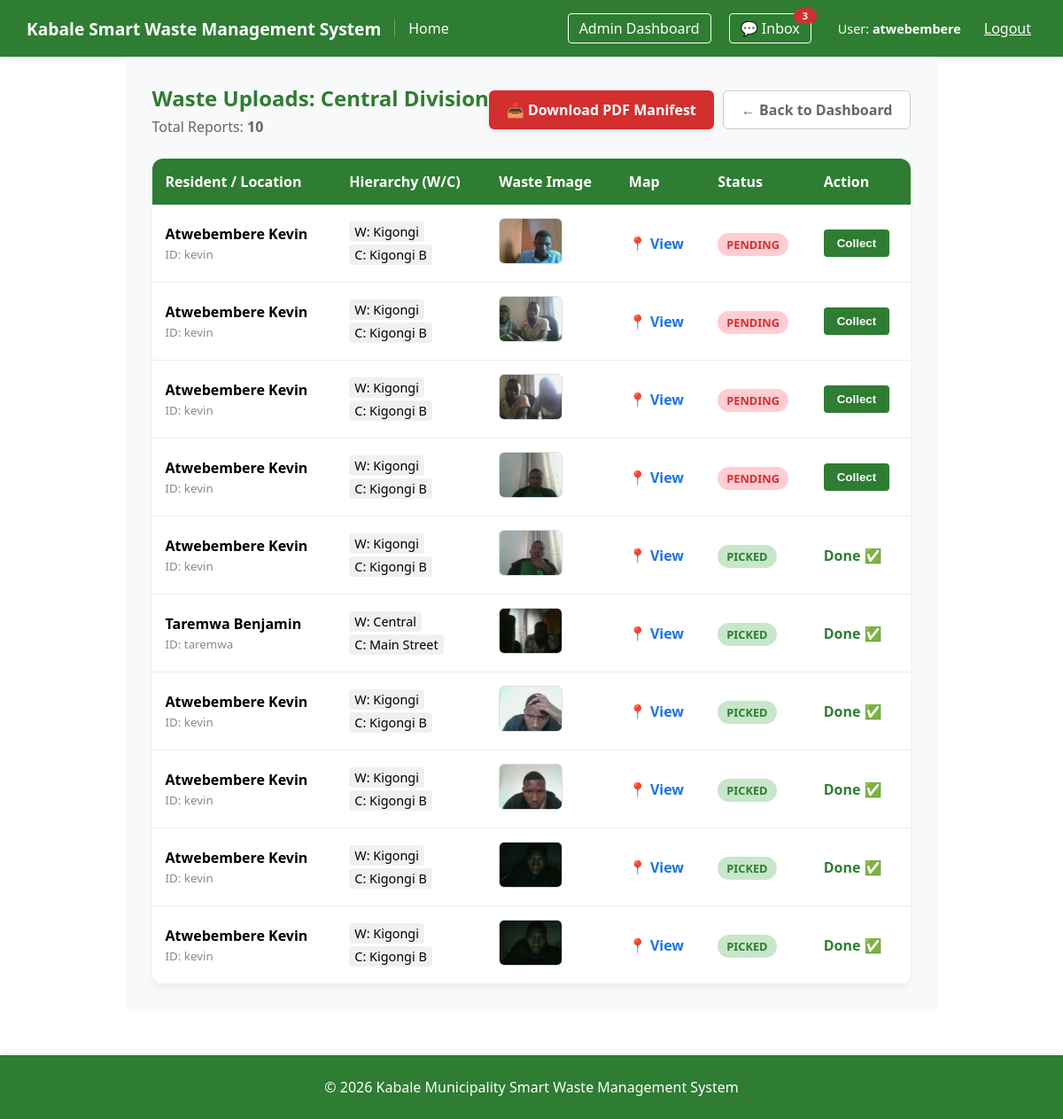
Before: /users/division/Central Division/uploads/ (signed in) with the older database file.
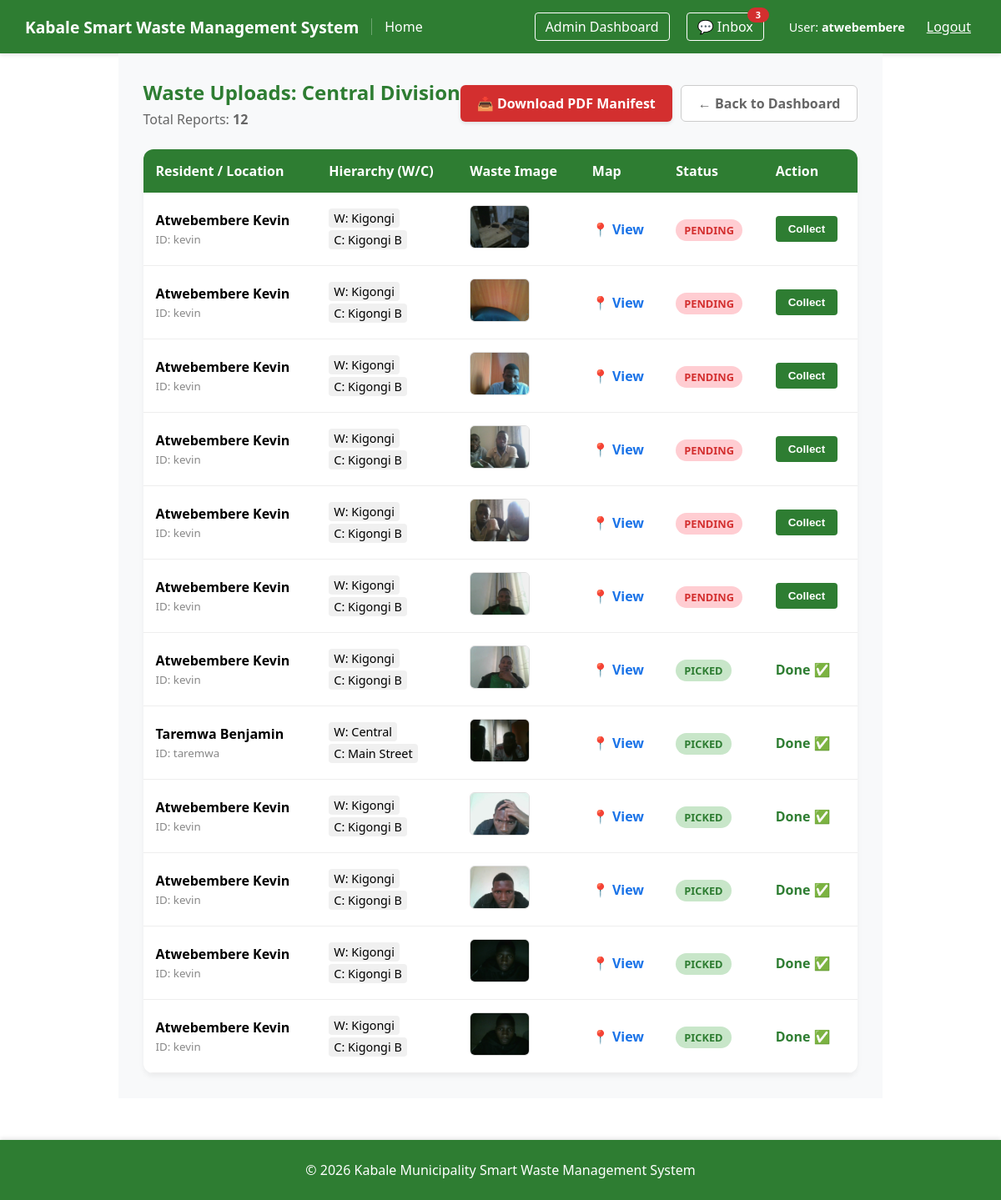
After: the same page with the newer database file.
### users/models.py (models this page shows, shortened)
class User(AbstractUser):
    full_name = models.CharField(max_length=255, null=True, blank=True)
    DIVISION_CHOICES = [
        ('Central Division', 'Central Division'),
        ('Northern Division', 'Northern Division'),
        ('Southern Division', 'Southern Division'),
    ]
    division = models.CharField(
        max_length=50,
        choices=DIVISION_CHOICES,
        null=True,
        blank=True
    )
    ward = models.CharField(max_length=100, null=True, blank=True)
    cell = models.CharField(max_length=100, null=True, blank=True)

class WasteReport(models.Model):
    STATUS_CHOICES = [
        ('pending', 'Pending'),
        ('collected', 'Collected'),
    ]
    user = models.ForeignKey(User, on_delete=models.CASCADE, related_name='reports')
    image = models.ImageField(upload_to='waste_images/')
    latitude = models.DecimalField(max_digits=22, decimal_places=16)
    longitude = models.DecimalField(max_digits=22, decimal_places=16)
    location_address = models.CharField(max_length=500, null=True, blank=True)
    status = models.CharField(max_length=20, choices=STATUS_CHOICES, default='pending')
    created_at = models.DateTimeField(auto_now_add=True)
    updated_at = models.DateTimeField(auto_now=True)
    class Meta:
        ordering = ['-created_at']

### users/views.py (the view)
# urls.py: path('division/<str:division>/uploads/', views.DivisionUploadListView.as_view(), name='division_uploads'),
class DivisionUploadListView(UserPassesTestMixin, ListView):
    model                = WasteReport
    template_name        = 'users/division_uploads.html'
    context_object_name  = 'reports'
    def test_func(self):
        return self.request.user.is_staff
    def get_queryset(self):
        division_name = self.kwargs.get('division')
        return WasteReport.objects.filter(user__division=division_name).order_by('-created_at')
    def get_context_data(self, **kwargs):
        context = super().get_context_data(**kwargs)
        context['division'] = self.kwargs.get('division')
        return context

### users/context_processors.py (called while the page is built)
def unread_message_count(request):
    if request.user.is_authenticated and request.user.is_staff:
        count = Message.objects.filter(recipient=request.user, is_read=False).count()
        return {'total_unread_messages': count}
    return {'total_unread_messages': 0}

### templates/users/division_uploads.html (shortened to what this page needs)
{% extends 'base.html' %}
{% block content %}
<div style="padding: 30px; background-color: #f8f9fa; min-height: 100vh;">
    <div style="display: flex; justify-content: space-between; align-items: center; margin-bottom: 25px;">
        <div>
            <h2 style="color: #2e7d32; margin: 0;">
                Waste Uploads: {{ division|title }}
            </h2>
            <p style="margin: 5px 0 0 0; color: #666;">
                Total Reports: <strong>{{ reports.count }}</strong>
            </p>
        </div>
        <div style="display: flex; gap: 10px;">
            <a href="{% url 'export_division_pdf' division %}"
               style="background-color: #d32f2f; color: white; padding: 10px 20px; border-radius: 6px; text-decoration: none; font-weight: bold; display: flex; align-items: center; gap: 8px; box-shadow: 0 2px 4px rgba(0,0,0,0.1);">
                📥 Download PDF Manifest
            </a>
            <a href="{% url 'admin_dashboard' %}"
               style="background-color: white; border: 1px solid #ccc; color: #666; padding: 10px 20px; border-radius: 6px; text-decoration: none; font-weight: 600;">
                ← Back to Dashboard
            </a>
        </div>
    </div>
    <div style="background: white; border-radius: 12px; box-shadow: 0 4px 6px rgba(0,0,0,0.05); overflow: hidden;">
        <table style="width: 100%; border-collapse: collapse;">
            <thead style="background-color: #2e7d32; color: white;">
                <tr>
                    <th style="padding: 15px; text-align: left;">Resident / Location</th>
                    <th style="padding: 15px; text-align: left;">Hierarchy (W/C)</th>
                    <th style="padding: 15px; text-align: left;">Waste Image</th>
                    <th style="padding: 15px; text-align: left;">Map</th>
                    <th style="padding: 15px; text-align: left;">Status</th>
                    <th style="padding: 15px; text-align: left;">Action</th>
                </tr>
            </thead>
            <tbody>
                {% for report in reports %}
                <tr style="border-bottom: 1px solid #eee;" class="table-row">
                    <td style="padding: 15px;">
                        <strong>{{ report.user.full_name|default:report.user.username }}</strong><br>
                        <small style="color: #888;">ID: {{ report.user.username }}</small>
                    </td>
                    <td style="padding: 15px;">
                        <span style="background: #f0f0f0; padding: 2px 6px; border-radius: 4px; font-size: 0.9em;">W: {{ report.user.ward }}</span><br>
                        <span style="background: #f0f0f0; padding: 2px 6px; border-radius: 4px; display: inline-block; margin-top: 4px; font-size: 0.9em;">C: {{ report.user.cell }}</span>
                    </td>
                    <td style="padding: 15px;">
                        {% if report.image %}
                            <a href="{{ report.image.url }}" target="_blank" title="Click to view full image" style="text-decoration: none;">
                                <div style="position: relative; display: inline-block; overflow: hidden; border-radius: 6px; border: 1px solid #ddd; width: 70px; height: 50px;">
                                    <img src="{{ report.image.url }}" class="waste-thumbnail"
                                         style="width: 100%; height: 100%; object-fit: cover; display: block; transition: transform 0.3s ease;">
                                </div>
                            </a>
                        {% else %}
                            <div style="width: 70px; height: 50px; background: #f9f9f9; border: 1px solid #eee; border-radius: 6px; display: flex; align-items: center; justify-content: center; font-size: 9px; color: #ccc;">
                                No Image
                            </div>
                        {% endif %}
                    </td>
                    <td style="padding: 15px;">
                        <a href="https://www.google.com/maps?q={{ report.latitude }},{{ report.longitude }}"
                           target="_blank"
                           style="text-decoration: none; font-weight: bold; color: #1a73e8; display: flex; align-items: center; gap: 4px;">
                            📍 View
                        </a>
                    </td>
                    <td style="padding: 15px;">
                        {% if report.status == 'pending' %}
                            <span style="color: #d32f2f; background: #ffcdd2; padding: 4px 10px; border-radius: 20px; font-size: 0.8em; font-weight: bold;">PENDING</span>
                        {% else %}
                            <span style="color: #2e7d32; background: #c8e6c9; padding: 4px 10px; border-radius: 20px; font-size: 0.8em; font-weight: bold;">PICKED</span>
                        {% endif %}
                    </td>
                    <td style="padding: 15px;">
                        {% if report.status == 'pending' %}
                            <form action="{% url 'mark_as_picked' report.pk %}" method="POST">
                                <button type="submit" class="collect-btn">Collect</button>
                            </form>
                        {% else %}
                            <span style="color: #2e7d32; font-weight: bold; display: flex; align-items: center; gap: 4px;">Done ✅</span>
                        {% endif %}
                    </td>
                </tr>
                {% endfor %}
            </tbody>
        </table>
    </div>
</div>
{% endblock %}

### templates/base.html (shortened to what this page needs)
<!DOCTYPE html>
<html lang="en">
<head>
</head>
<body>
<nav style="display: flex; justify-content: space-between; align-items: center; padding: 15px 30px; background: #2e7d32; color: white; box-shadow: 0 2px 5px rgba(0,0,0,0.1);">
    <div style="display: flex; align-items: center;">
        <a href="{% url 'home' %}" class="nav-title" style="color: white; font-size: 1.2em; font-weight: bold;">
            Kabale Smart Waste Management System
        </a>
        <span class="nav-link-separator"></span>
        <a href="{% url 'home' %}" class="nav-home-link" style="color: white; font-size: 1em;">Home</a>
    </div>
    <div class="nav-right" id="navRight">
        {% if user.is_authenticated %}
            {% if user.is_staff %}
                <a href="{% url 'admin_dashboard' %}" style="color: white; border: 1px solid white; padding: 5px 12px; border-radius: 4px;">
                    Admin Dashboard
                </a>
                <a href="{% url 'admin_inbox' %}" class="nav-inbox-btn">
                    💬 Inbox
                    {% if total_unread_messages > 0 %}
                        <span class="inbox-badge">{{ total_unread_messages }}</span>
                    {% endif %}
                </a>
            {% else %}
                <a href="{% url 'resident_dashboard' %}" style="color: white; border: 1px solid white; padding: 5px 12px; border-radius: 4px;">My Reports</a>
                <a href="{% url 'report_waste' %}" style="color: #ffd700; font-weight: bold;">+ Report Waste</a>
            {% endif %}
            <span class="nav-user-info" style="margin-left: 10px; font-size: 0.9em; color: white;">
                User: <strong>{{ user.username }}</strong>
            </span>
            <form action="{% url 'logout' %}" method="post" style="display: inline;">
                <button type="submit" style="background: none; border: none; color: white; cursor: pointer; text-decoration: underline; font-family: inherit; font-size: 1em;">
                    Logout
                </button>
            </form>
        {% else %}
            <a href="{% url 'login' %}" style="color: white;">Login</a>
            <a href="{% url 'register' %}" style="background: white; color: #2e7d32; padding: 6px 15px; border-radius: 4px; font-weight: bold;">Register</a>
        {% endif %}
    </div>
</nav>
<div class="container">
    {% block content %}
    {% endblock %}
</div>
<footer class="site-footer">
    <div style="max-width: 1200px; margin: auto;">
        &copy; 2026 Kabale Municipality Smart Waste Management System
    </div>
</footer>
</body>
</html>

### templates/base.html (style rules this page uses)
body { font-family: 'Segoe UI', Tahoma, Geneva, Verdana, sans-serif; margin: 0; background-color: #ffffff; display: flex; flex-direction: column; min-height: 100vh; }
nav a { text-decoration: none; transition: opacity 0.3s; }
.container { max-width: 1200px; margin: auto; background: transparent; flex: 1; }
.nav-link-separator { border-left: 1px solid rgba(255,255,255,0.3); margin-left: 15px; padding-left: 15px; height: 20px; display: inline-block; vertical-align: middle; }
.site-footer { background-color: #2e7d32; color: white; text-align: center; padding: 25px 30px; margin-top: 50px; box-shadow: 0 -2px 5px rgba(0,0,0,0.1); }
.nav-inbox-btn { position: relative; color: white; border: 1px solid white; padding: 5px 12px; border-radius: 4px; text-decoration: none; font-size: 1em; transition: opacity 0.3s; }
.inbox-badge { position: absolute; top: -7px; right: -7px; background: #d32f2f; color: white; font-size: 0.68em; font-weight: bold; padding: 2px 5px; border-radius: 10px; line-height: 1.3; min-width: 16px; text-align: center; }
.nav-right { display: flex; align-items: center; gap: 20px; }

### templates/users/division_uploads.html (style rules this page uses)
.collect-btn { background: #2e7d32; color: white; border: none; padding: 8px 15px; border-radius: 4px; cursor: pointer; font-weight: bold; transition: 0.2s; }

Changed rows visible on the page:
added WasteReport: user.full_name "Atwebembere Kevin", user.username "kevin", user.ward "Kigongi", user.cell "Kigongi B", image (picture), status "PENDING"
added WasteReport: user.full_name "Atwebembere Kevin", user.username "kevin", user.ward "Kigongi", user.cell "Kigongi B", image (picture), status "PENDING"
Other visible differences:
{{ reports.count }}: "10" → "12"
